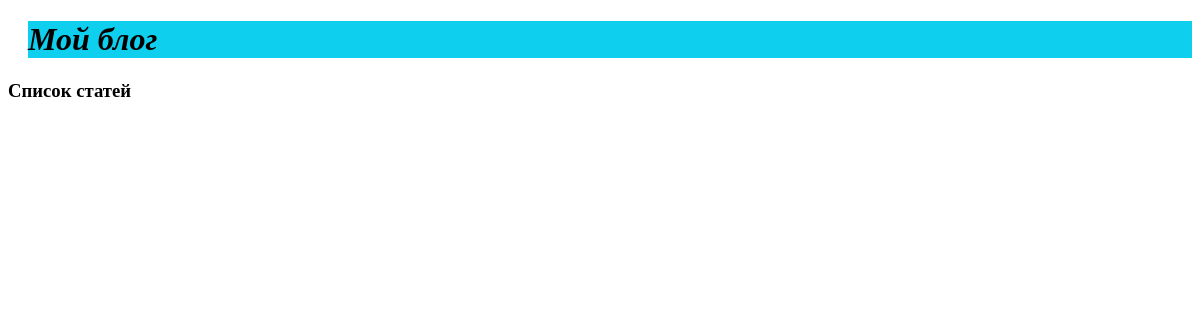
Before: / with the older database file.
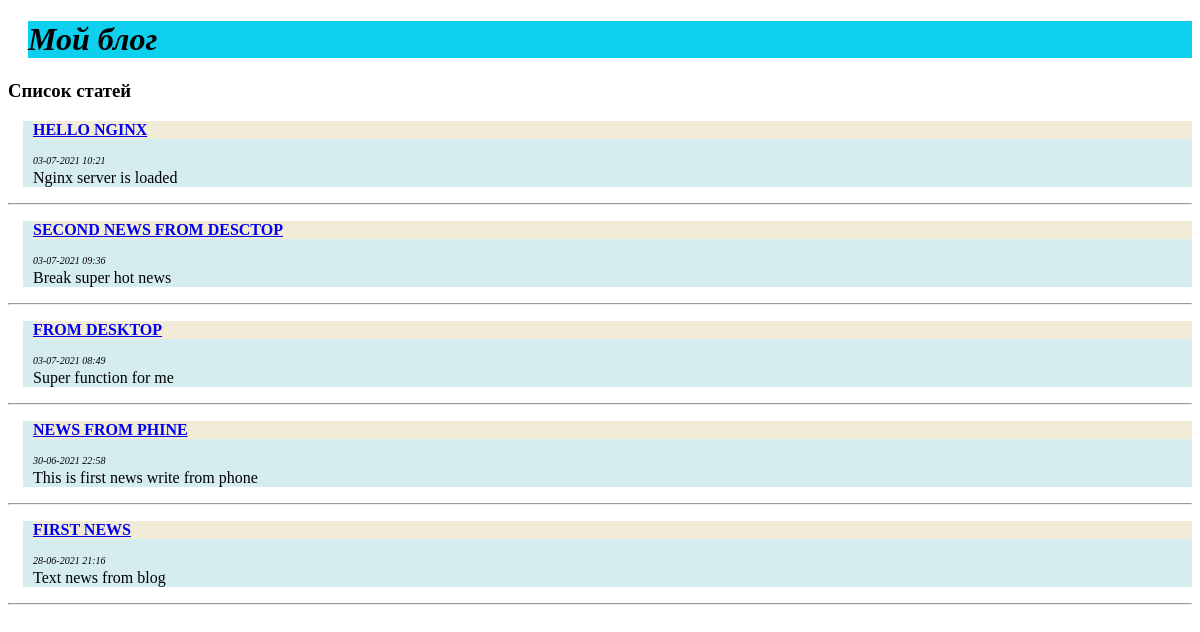
After: the same page with the newer database file.
### tables this page shows
CREATE TABLE posts
                        (id integer primary key AUTOINCREMENT,
                        title text NOT NULL,
                        description text NOT NULL,
                        date integer
                         );

### app_blog.py (the view)
@app.route('/')
def start():
    try:
        db = connect_db()
        cur = db.cursor()
        cur.execute("SELECT * FROM posts ORDER BY id DESC")
        posts = cur.fetchall()
        db.close()
        param = {
            'posts': posts,
        }
    except sqlite3.Error as e:
        db.close()
        return f"Ошибка чтения базы данных... - <i>{e}</i>"
    return render_template('index.html', **param)

### app_blog.py (called while the page is built)
def connect_db():
    connection = sqlite3.connect('blog.sqlite')
    connection.row_factory = sqlite3.Row
    return connection

### templates/index.html (shortened to what this page needs)
<!DOCTYPE html>
<html lang="en">
<head>
</head>
<body>
<div style="background: #0ecfed; margin-left: 20px;">
    <h1><i>Мой блог</i></h1>
</div>
<h3>Список статей</h3>
    {% for post in posts %}
     <div style="margin-left: 15px; background: #d5ecf0; padding-left: 10px">
        <p style="background: #f2ebd8"><a href="{{url_for('show_post', id=post['id'])}}"><b>{{post['title'].upper()}}</b></a></p>
        <p style="font: italic 10px serif; margin-bottom: -10px">{{post['date']}}</p><br>
         <p style="margin-top: -5px;">{{post['description'][:100]}}</p>
    </div>
        <hr>
    {% endfor %}
</body>
</html>

Changed rows visible on the page:
added posts: title "HELLO NGINX", date "03-07-2021 10:21", description "Nginx server is loaded"
added posts: title "SECOND NEWS FROM DESCTOP", date "03-07-2021 09:36", description "Break super hot news"
added posts: title "FROM DESKTOP", date "03-07-2021 08:49", description "Super function for me"
added posts: title "NEWS FROM PHINE", date "30-06-2021 22:58", description "This is first news write from phone"
added posts: title "FIRST NEWS", date "28-06-2021 21:16", description "Text news from blog"
